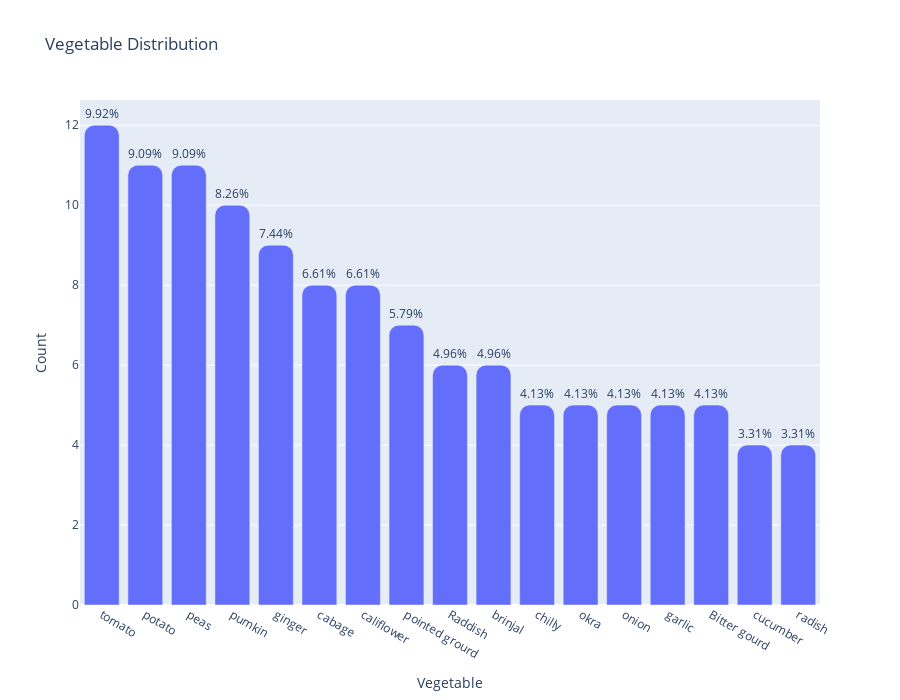

The notebook cell saved with this chart:
### Code cell
fig = go.Figure(
    go.Bar(
        x= count_vegetable["Vegetable"],
        y= count_vegetable["count"],
        text= round((count_vegetable["count"]/count_vegetable["count"].sum())*100, 2).apply(lambda x: f"{x}%"),
        textposition='outside'
    )
)

fig.update_layout(
    title= "Vegetable Distribution",
    xaxis_title= "Vegetable",
    yaxis_title= "Count",
    barcornerradius=10,
    height=700)

fig

### Figure 1 — Plotly figure (JSON) as saved in the notebook; plotly's stock layout.template omitted (floating-point values rounded to 4 significant figures)
{"data": [{"text": ["9.92%", "9.09%", "9.09%", "8.26%", "7.44%", "6.61%", "6.61%", "5.79%", "4.96%", "4.96%", "4.13%", "4.13%", "4.13%", "4.13%", "4.13%", "3.31%", "3.31%"], "textposition": "outside", "type": "bar", "x": ["tomato ", "potato", "peas", "pumkin", "ginger", "cabage", "califlower", "pointed grourd ", "Raddish", "brinjal", "chilly", "okra", "onion", "garlic", "Bitter gourd", "cucumber", "radish"], "y": [12, 11, 11, 10, 9, 8, 8, 7, 6, 6, 5, 5, 5, 5, 5, 4, 4]}], "layout": {"barcornerradius": 10, "height": 700, "title": {"text": "Vegetable Distribution"}, "xaxis": {"title": {"text": "Vegetable"}}, "yaxis": {"title": {"text": "Count"}}}}
